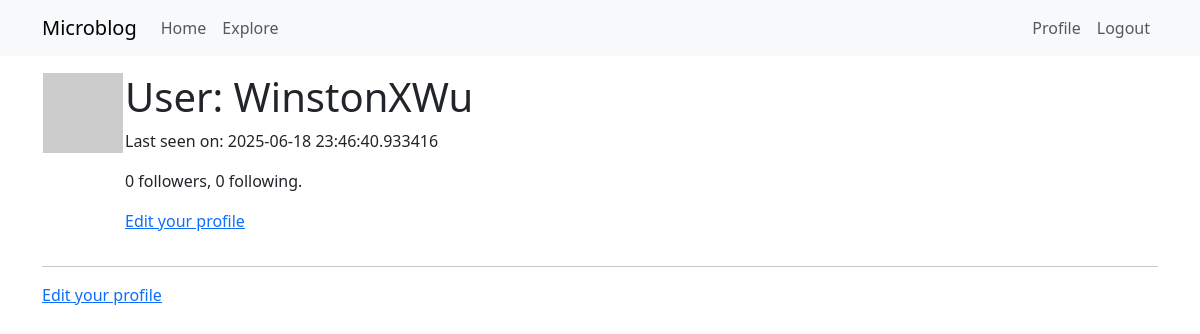
The app's page /user/WinstonXWu (signed in), older data.
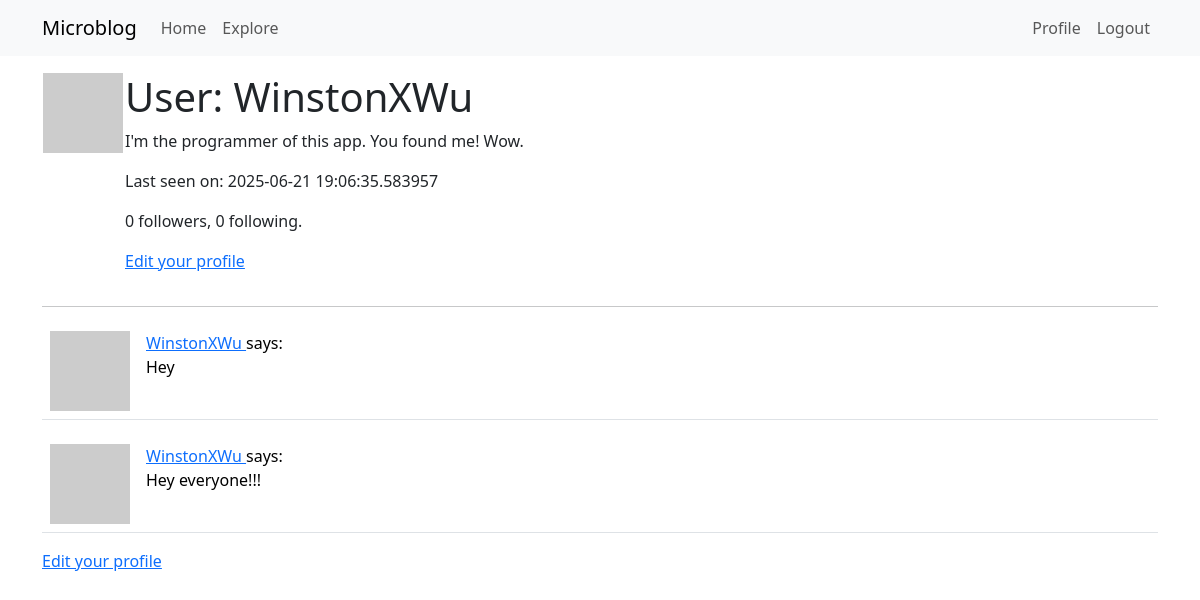
The same page, newer data.
### app/models.py (models this page shows, shortened)
class User(UserMixin, db.Model):
    id: so. Mapped[int] = so.mapped_column(primary_key=True)
    username: so.Mapped[str] = so.mapped_column(sa.String(64), index=True, unique=True)
    email: so.Mapped[str] = so.mapped_column(sa.String(120), index=True, unique=True)
    password_hash: so.Mapped[Optional[str]] = so.mapped_column(sa.String(256))
    posts: so.WriteOnlyMapped['Post'] = so.relationship(back_populates='author')
    about_me: so.Mapped[Optional[str]] = so.mapped_column(sa.String(140))
    last_seen: so.Mapped[Optional[datetime]] = so.mapped_column(default=lambda: datetime.now(timezone.utc))
    def avatar(self, size):
        digest = md5(self.email.lower().encode('utf-8')).hexdigest()
        return f'https://www.gravatar.com/avatar/{digest}?d=identicon&s={size}'
    following: so.WriteOnlyMapped['User'] = so.relationship(
        secondary=followers, primaryjoin=(followers.c.follower_id == id),
        secondaryjoin=(followers.c.followed_id == id),
        back_populates='followers')
    followers: so.WriteOnlyMapped['User'] = so.relationship(
        secondary=followers, primaryjoin=(followers.c.followed_id == id),
        secondaryjoin=(followers.c.follower_id == id),
        back_populates='following')
    def followers_count(self):
        query = sa.select(sa.func.count()).select_from(
            self.followers.select().subquery())
        return db.session.scalar(query)
    def following_count(self):
        query = sa.select(sa.func.count()).select_from(
            self.following.select().subquery())
        return db.session.scalar(query)

class Post(db.Model):
    id: so.Mapped[int] = so.mapped_column(primary_key=True)
    body: so.Mapped[str] = so.mapped_column(sa.String(140))
    timestamp: so.Mapped[datetime] = so.mapped_column(index=True, default=lambda: datetime.now(timezone.utc))
    user_id: so.Mapped[int] = so.mapped_column(sa.ForeignKey(User.id), index=True)
    author: so.Mapped[User] = so.relationship(back_populates='posts')

### app/routes.py (the view)
@app.route('/user/<username>')
@login_required
def user(username):
    user = db.first_or_404(sa.select(User).where(User.username == username))
    page = request.args.get('page', 1, type=int)
    query = user.posts.select().order_by(Post.timestamp.desc())
    posts = db.paginate(query, page=page,
                        per_page=app.config['POSTS_PER_PAGE'],
                        error_out=False)
    next_url = url_for('user', username=user.username, page=posts.next_num) \
        if posts.has_next else None
    prev_url = url_for('user', username=user.username, page=posts.prev_num) \
        if posts.has_prev else None
    form = EmptyForm()
    return render_template('user.html', user=user, posts=posts.items,
                           next_url=next_url, prev_url=prev_url, form=form)

### app/models.py (called while the page is built)
@login.user_loader
def load_user(id):
    return db.session.get(User, int(id))

### app/routes.py (called while the page is built)
@app.before_request
def before_request():
    if current_user.is_authenticated:
        current_user.last_seen = datetime.now(timezone.utc)
        db.session.commit()

### app/templates/user.html (shortened to what this page needs)
{% extends "base.html" %}
{% block content %}
    <table>
        <tr valign="top">
            <td><img src="{{ user.avatar(128) }}"></td>
            <td>
                <h1>User: {{ user.username }}</h1>
            {% if user.about_me %}<p>{{ user.about_me }}</p>{% endif %}
            {% if user.last_seen %}<p>Last seen on: {{ user.last_seen }}</p>{% endif %}
            <p>{{ user.followers_count() }} followers, {{ user.following_count() }} following.</p>
            {% if user == current_user %}
            <p><a href="{{ url_for('edit_profile') }}">Edit your profile</a></p>
            {% endif %}
            </td>
        </tr>
    </table>
    <hr>
    {% for post in posts %}
        {% include '_post.html' %}
    {% endfor %}
    {% if user == current_user %}
    <p><a href="{{ url_for('edit_profile') }}">Edit your profile</a></p>
    {% endif %}
{% endblock %}

### app/templates/_post.html
<table class="table table-hover">
    <tr>
        <td width="70px">
            <a href="{{ url_for('user', username=post.author.username) }}">
                <img src="{{ post.author.avatar(70) }}" />
            </a>
        </td>
        <td>
            <a href="{{ url_for('user', username=post.author.username) }}">
                {{ post.author.username }}
            </a>
            says:
            <br>
            {{ post.body }}
        </td>
    </tr>
</table>

Row changes from the older to the newer data that the page shows:
changed User "WinstonXWu": about_me (not shown) → "I'm the programmer of this app. You found me! Wow."; last_seen "2025-06-18 23:46:40.933416" → "2025-06-21 19:06:35.583957"
added Post: author.username "WinstonXWu", body "Hey"
added Post: author.username "WinstonXWu", body "Hey everyone!!!"
